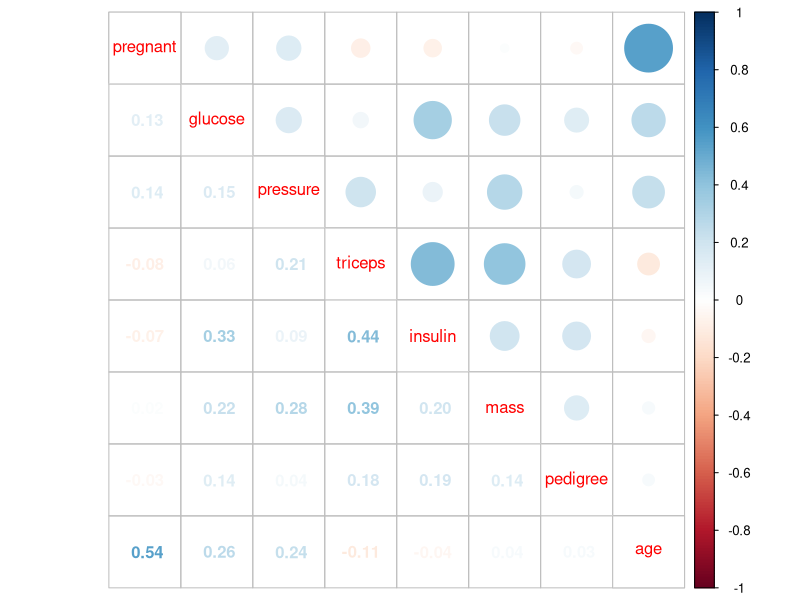
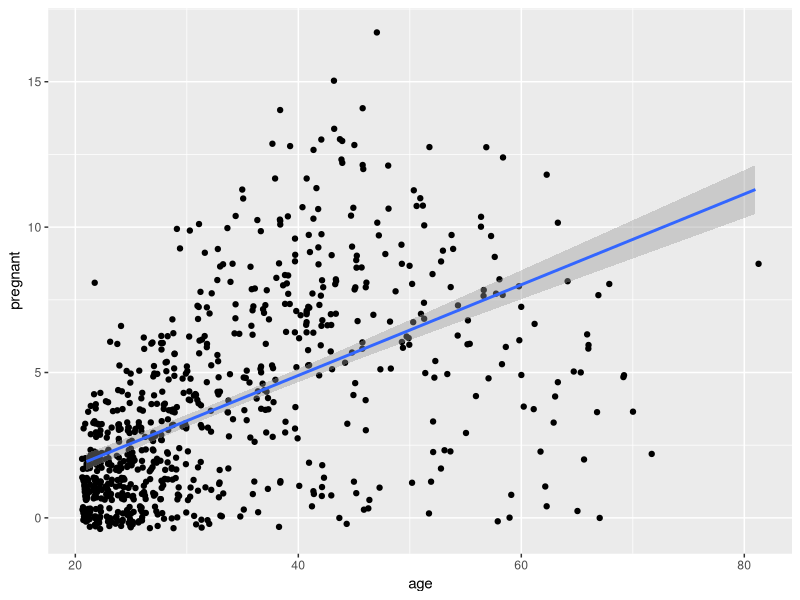
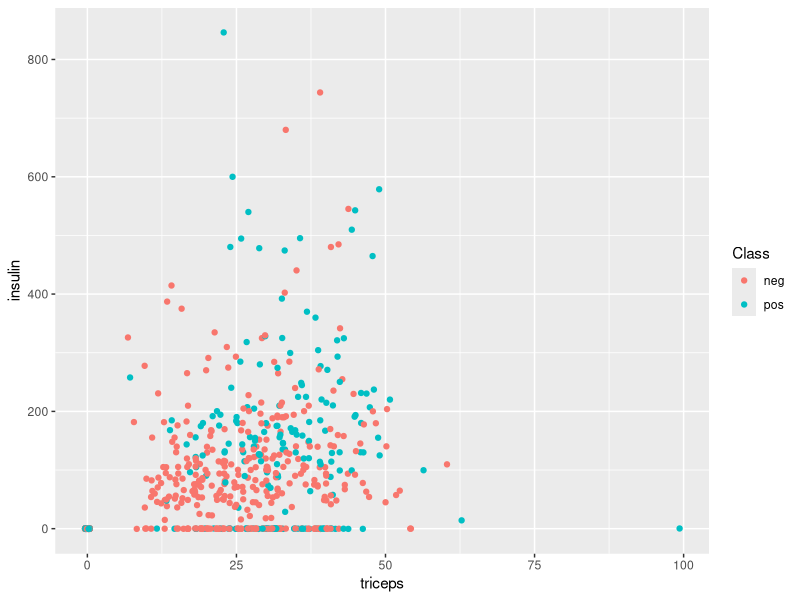
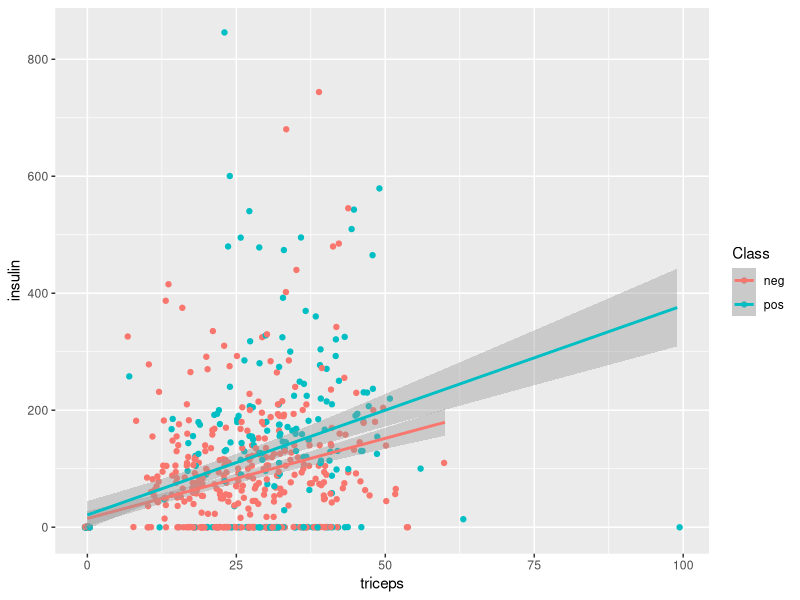
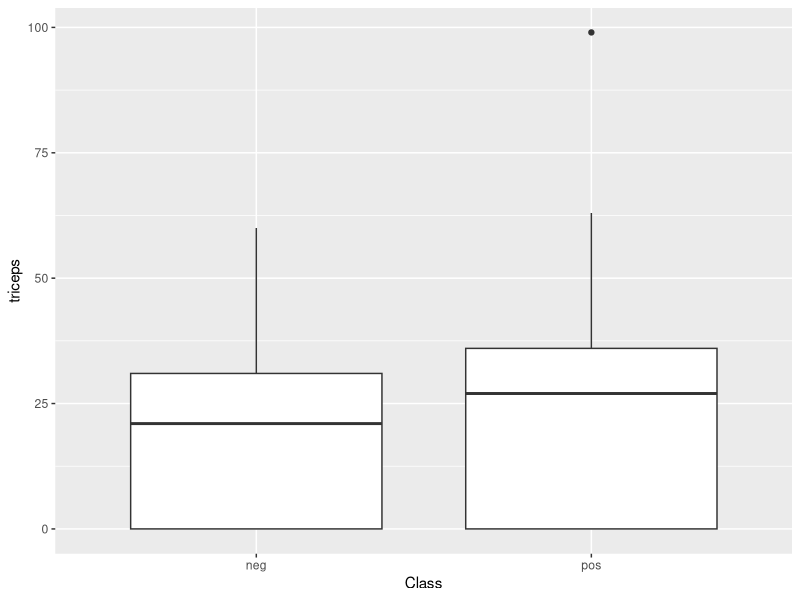
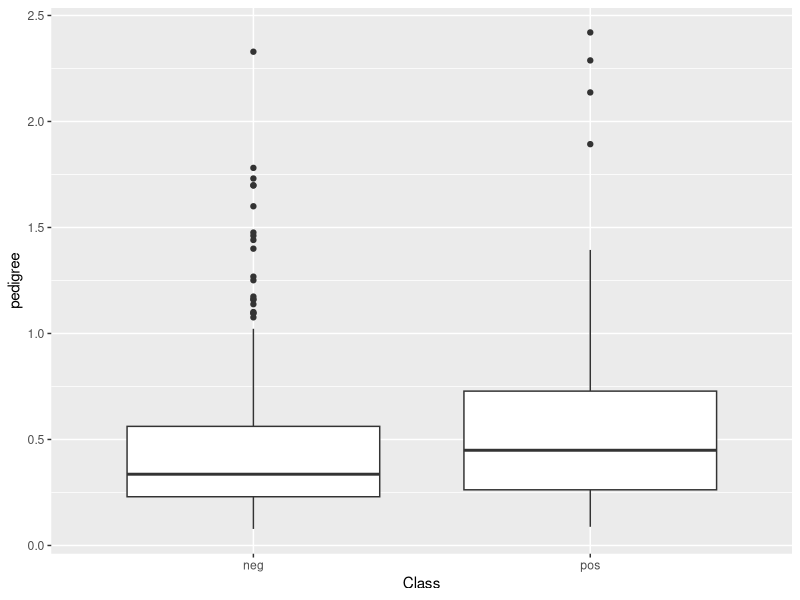
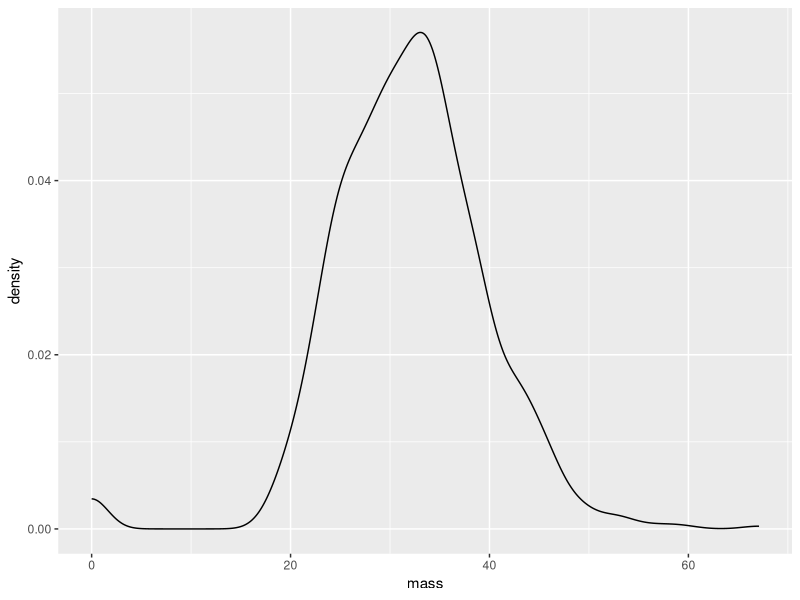

These figures' R source, in order: (Note: this script raises an error after producing the figures.)
## ---- chunk 1
knitr::opts_chunk$set(echo = TRUE)
library('corrplot') # install.packages('corrplot') #--> very handy for correlations of large dataframe
library('mlbench') # install.packages('mlbench')
library("tidyverse")
library('caret')
set.seed(123)

data("PimaIndiansDiabetes") 
## ---- chunk 2
dat = PimaIndiansDiabetes %>% 
  as_tibble() %>%
  rename(Class = diabetes) %>%
  mutate(Class = as.factor(Class))
head(dat)
## ---- chunk 3
dat  %>%
  group_by(Class) %>%
  summarize(n = n()) %>%
  mutate(n_pct  = n / nrow(dat))
## ---- chunk 4
corrplot_dat = cor(dat %>% select(-Class))
corrplot.mixed(corrplot_dat)
## ---- chunk 5
# Step 1
dat %>%
  ggplot(aes(x=age, y=pregnant)) +
  geom_jitter() +
  geom_smooth(method="lm")

# Linear regression not a good choice cause variance not around zero
## ---- chunk 6
# Step 2
dat %>%
  ggplot(aes(x=triceps, y=insulin, col=Class)) +
  geom_jitter()

dat %>%
  ggplot(aes(x=triceps, y=insulin, col=Class)) +
  geom_jitter() +
  geom_smooth(method="lm")

# Some other ways to sample various relationships
dat %>%
  ggplot(aes(x=Class, y=triceps)) +
  geom_boxplot()

dat %>%
  ggplot(aes(x=Class, y=pedigree)) +
  geom_boxplot()

dat %>%
  ggplot(aes(x=mass)) +
  geom_density()
## ---- chunk 7
# Add id for spliting
dat <- dat %>% mutate(id = row_number())

sample_volume = round(0.7 * nrow(dat))
dat_train = dat %>%
  sample_n(sample_volume)
dat_test = dat %>%
  anti_join(dat_train, by = 'id')
dat_train = dat_train %>% select(-id)
dat_test = dat_test %>% select(-id)
## ---- chunk 8
dat_train_up <- upSample(x = dat_train[, -ncol(dat_train)],
                         y = dat_train$Class)
dat_train_up %>%
  group_by(Class) %>%
  count()
## ---- chunk 9
train_control_glm = trainControl(
    method = "cv", number = 10
  )
model_glm = train(
  Class ~ ., 
  data = dat_train_up,
  method = "glm",
  family = "binomial",
  trControl = train_control_glm
)
model_glm
## ---- chunk 10
summary(model_glm)
## ---- chunk 11
train_control_ranger= trainControl(
  method = "cv" #, number = 5
)

model_ranger = train(
  Class ~ ., 
  data = dat_train_up,
  method = "ranger",
  importance = "impurity",
  trControl = train_control_ranger
)
model_ranger
## ---- chunk 12
model_ranger$finalModel
## ---- chunk 13
plot(caret::varImp(model_ranger))
plot(caret::varImp(model_glm))
## ---- chunk 14
predictions = predict(model_glm, newdata = dat_test, type = 'raw')
actuals = dat_test$Class
confusionMatrix(predictions, actuals)
## ---- chunk 15
predictions = predict(model_ranger, newdata = dat_test, type = 'raw')
actuals = dat_test$Class
confusionMatrix(predictions, actuals)
